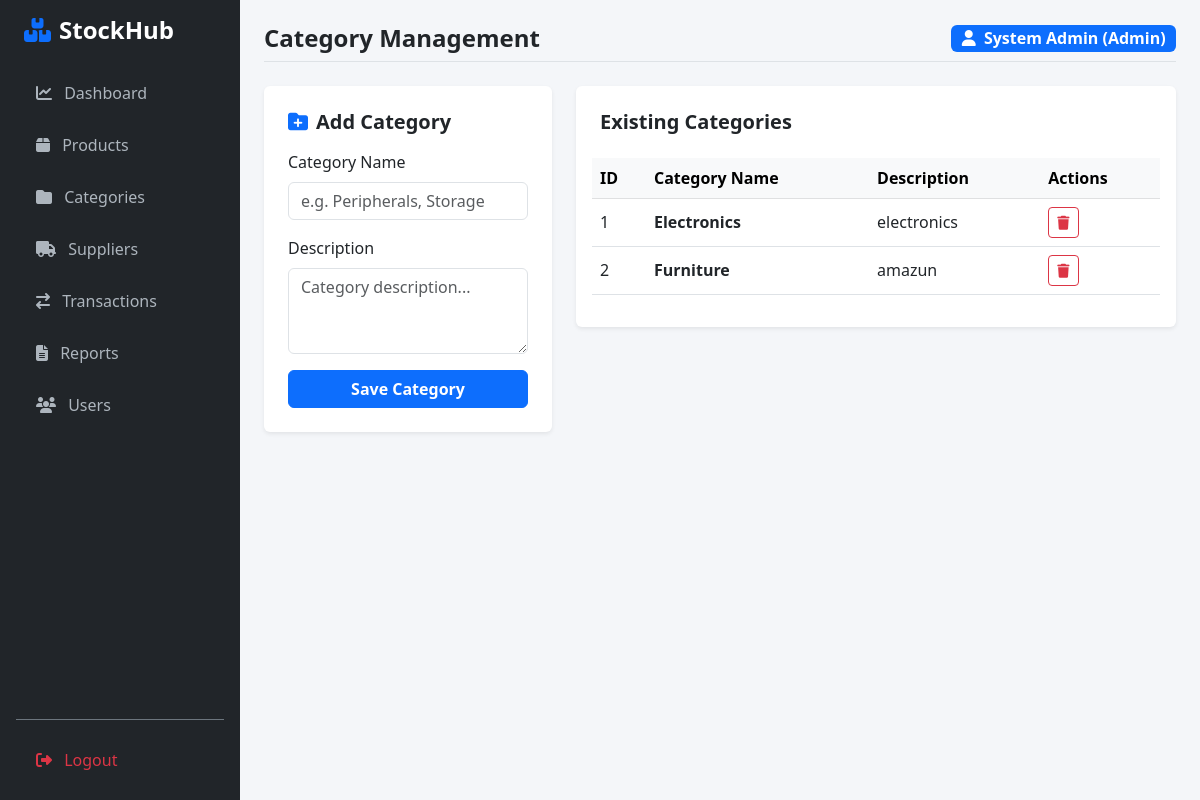
Page /categories (signed in) on the committed database.
### app/models.py (models this page shows)
class User(UserMixin, db.Model):
    __tablename__ = 'users'
    id = db.Column(db.Integer, primary_key=True)
    full_name = db.Column(db.String(100), nullable=False)
    username = db.Column(db.String(50), unique=True, nullable=False)
    password_hash = db.Column(db.String(255), nullable=False)
    role = db.Column(db.Enum('Admin', 'Inventory Staff', 'Manager'), default='Inventory Staff', nullable=False)
    contact_no = db.Column(db.String(20))
    status = db.Column(db.Enum('Active', 'Inactive'), default='Active')
    created_at = db.Column(db.DateTime, default=datetime.utcnow)

class Category(db.Model):
    __tablename__ = 'categories'
    id = db.Column(db.Integer, primary_key=True)
    category_name = db.Column(db.String(100), nullable=False)
    description = db.Column(db.Text)
    created_at = db.Column(db.DateTime, default=datetime.utcnow)
    products = db.relationship('Product', backref='category', lazy=True)

### app/routes.py (the view)
@main.route('/categories')
@login_required
def categories():
    all_categories = Category.query.all()
    return render_template('categories.html', categories=all_categories)

### app/templates/categories.html
{% extends "base.html" %}
{% block page_title %}Category Management{% endblock %}
{% block content %}
<div class="row g-4">
    <div class="col-md-4">
        <div class="card shadow-sm border-0 p-4">
            <h5 class="fw-bold mb-3"><i class="fa-solid fa-folder-plus me-2 text-primary"></i>Add Category</h5>
            <form action="{{ url_for('main.add_category') }}" method="POST">
                <div class="mb-3">
                    <label class="form-label font-weight-bold">Category Name</label>
                    <input type="text" name="category_name" class="form-control" placeholder="e.g. Peripherals, Storage" required>
                </div>
                <div class="mb-3">
                    <label class="form-label">Description</label>
                    <textarea name="description" class="form-control" rows="3" placeholder="Category description..."></textarea>
                </div>
                <button type="submit" class="btn btn-primary w-100 fw-bold">Save Category</button>
            </form>
        </div>
    </div>
    <div class="col-md-8">
        <div class="card shadow-sm border-0 p-3">
            <h5 class="fw-bold mb-3 p-2">Existing Categories</h5>
            <table class="table table-hover align-middle">
                <thead class="table-light">
                    <tr>
                        <th>ID</th>
                        <th>Category Name</th>
                        <th>Description</th>
                        <th>Actions</th>
                    </tr>
                </thead>
                <tbody>
                    {% for category in categories %}
                    <tr>
                        <td>{{ category.id }}</td>
                        <td class="fw-bold">{{ category.category_name }}</td>
                        <td>{{ category.description or 'No description' }}</td>
                        <td>
                            <form action="{{ url_for('main.delete_category', id=category.id) }}" method="POST" class="d-inline" onsubmit="return confirm('Are you sure you want to delete this category?');">
                                <button type="submit" class="btn btn-sm btn-outline-danger"><i class="fa-solid fa-trash"></i></button>
                            </form>
                        </td>
                    </tr>
                    {% else %}
                    <tr>
                        <td colspan="4" class="text-center text-muted py-4">No categories created yet.</td>
                    </tr>
                    {% endfor %}
                </tbody>
            </table>
        </div>
    </div>
</div>
{% endblock %}

### app/templates/base.html (shortened to what this page needs)
<!DOCTYPE html>
<html lang="en">
<head>
    <link href="https://cdn.jsdelivr.net/npm/bootstrap@5.3.0/dist/css/bootstrap.min.css" rel="stylesheet">
    <link rel="stylesheet" href="https://cdnjs.cloudflare.com/ajax/libs/font-awesome/6.4.0/css/all.min.css">
</head>
<body class="d-flex">
<div class="sidebar p-3 d-flex flex-column">
    <h4 class="text-white fw-bold px-2 mb-4"><i class="fa-solid fa-boxes-stacked me-2 text-primary"></i>StockHub</h4>
    <nav class="nav flex-column gap-1">
        <a href="{{ url_for('main.dashboard') }}"><i class="fa-solid fa-chart-line me-2"></i> Dashboard</a>
        <a href="{{ url_for('main.products') }}"><i class="fa-solid fa-box me-2"></i> Products</a>
        <a href="{{ url_for('main.categories') }}"><i class="fa-solid fa-folder me-2"></i> Categories</a>
        <a href="{{ url_for('main.suppliers') }}"><i class="fa-solid fa-truck me-2"></i> Suppliers</a>
        <a href="{{ url_for('main.transactions') }}"><i class="fa-solid fa-arrow-right-arrow-left me-2"></i> Transactions</a>
        <a href="{{ url_for('main.reports') }}"><i class="fa-solid fa-file-lines me-2"></i> Reports</a>
        <a href="{{ url_for('main.users') }}"><i class="fa-solid fa-users me-2"></i> Users</a>
    </nav>
    <div class="mt-auto pt-3 border-top border-secondary">
        <a href="{{ url_for('main.logout') }}" class="text-danger"><i class="fa-solid fa-right-from-bracket me-2"></i> Logout</a>
    </div>
</div>
<div class="main-content p-4">
    <div class="d-flex justify-content-between align-items-center mb-4 pb-2 border-bottom">
        <h4 class="fw-bold mb-0">{% block page_title %}{% endblock %}</h4>
        {% if current_user.is_authenticated %}
        <div class="d-flex align-items-center gap-2">
            <span class="badge bg-primary fs-6"><i class="fa-solid fa-user me-1"></i> {{ current_user.full_name }} ({{ current_user.role }})</span>
        </div>
        {% endif %}
    </div>
    {% block content %}{% endblock %}
</div>
</body>
</html>

### app/templates/base.html (style rules this page uses)
body { background-color: #f4f6f9; }
.sidebar { min-height: 100vh; background-color: #212529; width: 240px; }
.sidebar a { color: #adb5bd; text-decoration: none; display: block; padding: 12px 20px; font-weight: 500; }
.main-content { flex: 1; min-height: 100vh; }

### rows in the picture
User: full_name "System Admin", role "Admin"
Category: id "1", category_name "Electronics", description "electronics"
Category: id "2", category_name "Furniture", description "amazun"
